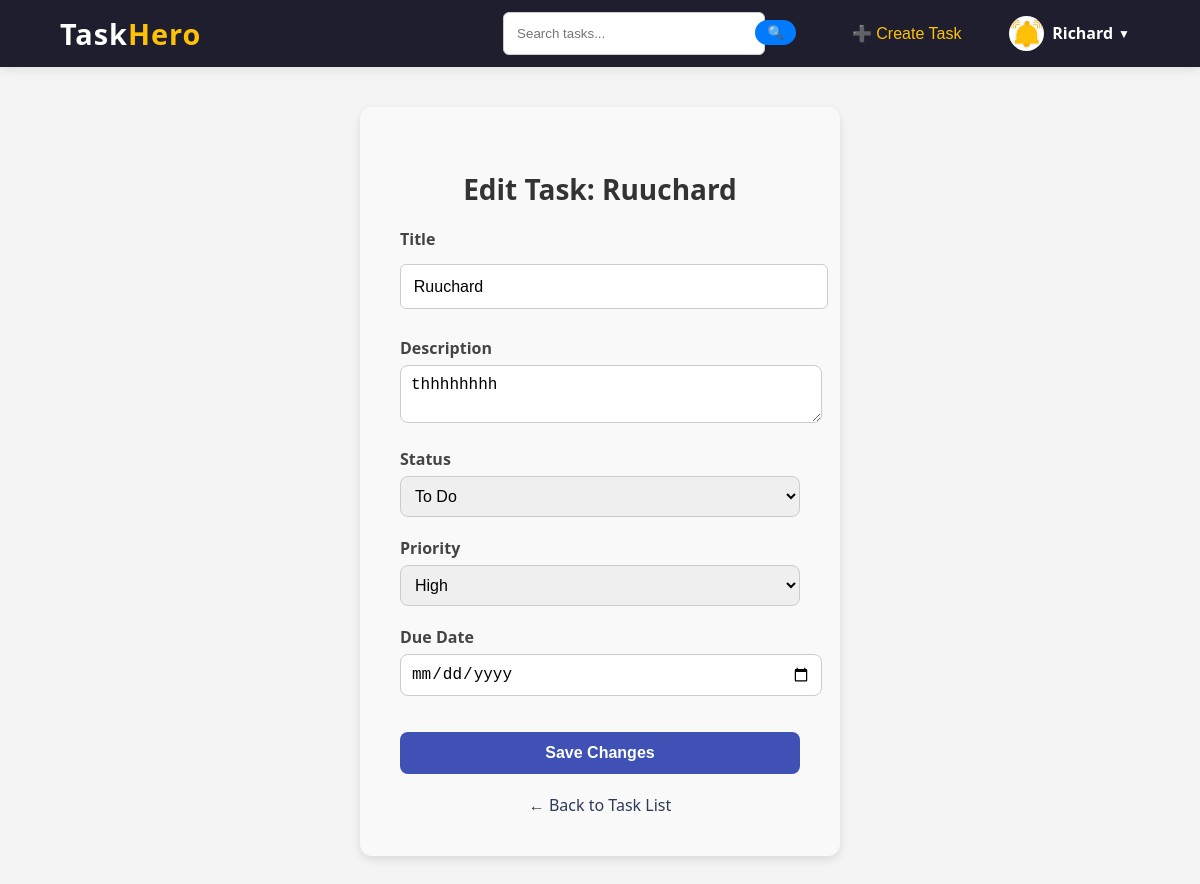
Screenshot of /task/edit/22/ (signed in) with the database file from the repository.
### core/models.py (models this page shows, shortened)
class Task(models.Model):
    STATUS_CHOICES = [
        ('to_do', 'To Do'),
        ('in_progress', 'In Progress'),
        ('completed', 'Completed'),
    ]
    PRIORITY_CHOICES = [
        ('low', 'Low'),
        ('medium', 'Medium'),
        ('high', 'High'),
    ]
    title = models.CharField(max_length=255)
    description = models.TextField()
    due_date = models.DateField()
    status = models.CharField(max_length=20, choices=STATUS_CHOICES, default='to_do')
    priority = models.CharField(max_length=20, choices=PRIORITY_CHOICES, default='low')
    user = models.ForeignKey(User, on_delete=models.CASCADE, related_name='tasks')  # Link task to user

### core/views.py (the view)
# urls.py: path('task/edit/<int:task_id>/', views.edit_task, name='edit_task'),
@login_required
def edit_task(request, task_id):
    task = get_object_or_404(Task, id=task_id, user=request.user)
    if task.user != request.user:
        return HttpResponseForbidden("You do not have permission to edit this task.")
    if request.method == 'POST':
        form = TaskForm(request.POST, instance=task)
        if form.is_valid():
            form.save()
            return redirect('dashboard')  # Redirect to the task list after updating
    else:
        form = TaskForm(instance=task)
    return render(request, 'core/edit_task.html', {'form': form, 'task': task})

### core/forms.py (shortened to what this page needs)
class TaskForm(forms.ModelForm):
    class Meta:
        model = Task
        fields = ['title', 'description', 'due_date', 'status', 'priority']
    due_date = forms.DateField(widget=forms.DateInput(attrs={'type': 'date'}))
    priority = forms.ChoiceField(choices=[('low', 'Low'), ('medium', 'Medium'), ('high', 'High')])

### core/templates/core/edit_task.html (shortened to what this page needs)
{% extends 'core/base.html' %}
{% load static %}
{% block content %}
<div class="form-container">
  <h2 class="form-title">Edit Task: {{ task.title }}</h2>
  <form method="POST" action="" class="task-form">
    <div class="form-group">
      <label for="title">Title</label>
      <input type="text" name="title" id="title" value="{{ form.title.value }}" required>
    </div>
    <div class="form-group">
      <label for="description">Description</label>
      <textarea name="description" id="description">{{ form.description.value }}</textarea>
    </div>
    <div class="form-group">
      <label for="status">Status</label>
      <select name="status" id="status" required>
        {% for value, label in form.fields.status.choices %}
          <option value="{{ value }}" {% if form.status.value == value %}selected{% endif %}>{{ label }}</option>
        {% endfor %}
      </select>
    </div>
    <div class="form-group">
      <label for="priority">Priority</label>
      <select name="priority" id="priority" required>
        {% for value, label in form.fields.priority.choices %}
          <option value="{{ value }}" {% if form.priority.value == value %}selected{% endif %}>{{ label }}</option>
        {% endfor %}
      </select>
    </div>
    <div class="form-group">
      <label for="due_date">Due Date</label>
      <input type="date" name="due_date" id="due_date" value="{{ form.due_date.value|default_if_none:'' }}">
    </div>
    <button type="submit" class="submit-btn">Save Changes</button>
  </form>
  <a href="{% url 'dashboard' %}" class="back-link">← Back to Task List</a>
</div>
{% endblock %}

### core/templates/core/base.html (shortened to what this page needs)
{% load static %}
<!DOCTYPE html>
<html lang="en">
<head>
    <link rel="stylesheet" href="{% static 'core/style.css' %}">
    <link rel="stylesheet" href="https://cdnjs.cloudflare.com/ajax/libs/animate.css/4.1.1/animate.min.css"/>
</head>
<body>
    <nav class="navbar">
        <div class="container">
            <div class="logo">Task<span>Hero</span></div>
            <div class="nav-links">
                {% if user.is_authenticated %}
                <form action="{% url 'search_tasks' %}" method="get" class="search-form">
                  <input type="text" name="q" placeholder="Search tasks..." required>
                  <button type="submit">🔍</button>
                </form>
                <form action="{% url 'create_task'%}" method="post" class="logout-form">
                    <button type="submit" class="create-btn">➕ Create Task</button>
                </form>
                  <div class="profile-dropdown">
                    <div class="profile-toggle" onclick="toggleDropdown()">
                        {% if profile.profile_picture %}
                            <img src="{{ profile.profile_picture.url }}" alt="Profile Picture" class="profile-img">
                        {% else %}
                            <img src="{% static 'core/images/reminder2.jpeg' %}" alt="Default Profile Picture" class="profile-img">
                        {% endif %}
                        <span class="profile-name">{{ user.first_name|title }}</span>
                        <span class="dropdown-icon">▼</span>
                    </div>
                  </div>
                {% endif %}
            </div>
        </nav>
    <div class="content">
        {% block content %}
        {% endblock %}
    </div>
</body>
</html>

### core/static/core/style.css (style rules this page uses)
body { font-family: 'Segoe UI', sans-serif; margin: 0; padding: 0; background: #f4f4f4; }
.navbar { background-color: #1e1e2f; padding: 4px 0; box-shadow: 0 2px 10px rgba(0,0,0,0.1); position: sticky; top: 0; z-index: 1000; }
.navbar .container { width: 90%; max-width: 1200px; margin: 0 auto; display: flex; justify-content: space-between; align-items: center; }
.logo { font-size: 1.8rem; color: #ffffff; font-weight: bold; letter-spacing: 1px; }
.logo span { color: #ffc107; }
.nav-links { display: flex; gap: 25px; align-items: center; }
.nav-links a, .logout-form button { color: #FFC107; text-decoration: none; font-weight: 500; font-size: 1rem; background: none; border: none; cursor: pointer; transition: color 0.3s ease; }
.logout-form { display: inline; }
.nav-links a, .logout-form button { position: relative; }
.nav-links a::after, .logout-form button::after { content: ''; position: absolute; left: 0; bottom: -4px; width: 0; height: 2px; background-color: #ffc107; transition: width 0.3s ease; }
.profile-dropdown { position: relative; display: inline-block; }
.profile-toggle { display: flex; align-items: center; cursor: pointer; padding: 5px 10px; border-radius: 20px; color: white; transition: background 0.3s ease; }
.profile-img { width: 35px; height: 35px; border-radius: 50%; object-fit: cover; margin-right: 8px; }
.profile-name { font-weight: bold; margin-right: 5px; }
.dropdown-icon { font-size: 12px; }
.form-container { max-width: 400px; background: white; margin: 3rem auto; padding: 2rem; border-radius: 10px; box-shadow: 0 8px 16px rgba(0,0,0,0.1); }
h2 { text-align: center; color: #2e3a59; }
form { display: flex; flex-direction: column; }
form input[type="text"], form input[type="password"], form input[type="email"] { padding: 0.8rem; margin: 0.5rem 0; border: 1px solid #ccc; border-radius: 6px; }
form button { background-color: #2e3a59; color: white; padding: 0.8rem; margin-top: 1rem; border: none; border-radius: 6px; cursor: pointer; font-weight: bold; }
.form-container a { color: #2e3a59; text-decoration: none; font-weight: 500; }
.form-container { max-width: 400px; margin: 40px auto; padding: 40px; background-color: #f9f9f9; border-radius: 12px; box-shadow: 0 4px 10px rgba(0, 0, 0, 0.1); }
.form-title { text-align: center; font-size: 28px; margin-bottom: 20px; color: #333; }
.task-form { display: flex; flex-direction: column; }
.form-group { margin-bottom: 20px; }
.form-group label { display: block; font-weight: bold; margin-bottom: 6px; color: #444; }
.form-group input, .form-group textarea, .form-group select { width: 100%; padding: 10px; border: 1px solid #ccc; border-radius: 8px; font-size: 16px; transition: border 0.2s; }
.submit-btn { padding: 12px; background-color: #3f51b5; color: #fff; font-weight: bold; border: none; border-radius: 8px; cursor: pointer; font-size: 16px; transition: background-color 0.3s; }
.back-link { display: block; text-align: center; margin-top: 20px; color: #3f51b5; text-decoration: none; font-weight: 500; }
.create-btn { margin: 0; }
.search-form { width: 30vw; display: flex; justify-content: space-around; align-items: center; position: relative; }
.search-form input { padding: 5px 10px; border-radius: 20px; border: 1px solid #ccc; width: 65%; }
.search-form button { background-color: #007bff; color: white; padding: 5px 12px; border: none; border-radius: 20px; cursor: pointer; transition: background-color 0.3s ease; position: absolute; top: 0%; right: 5%; }

### rows the page displays
Task: title "Ruuchard", description "thhhhhhhh", status "To Do", priority "High"

### other values shown
{{ user.first_name|title }} "Richard"
